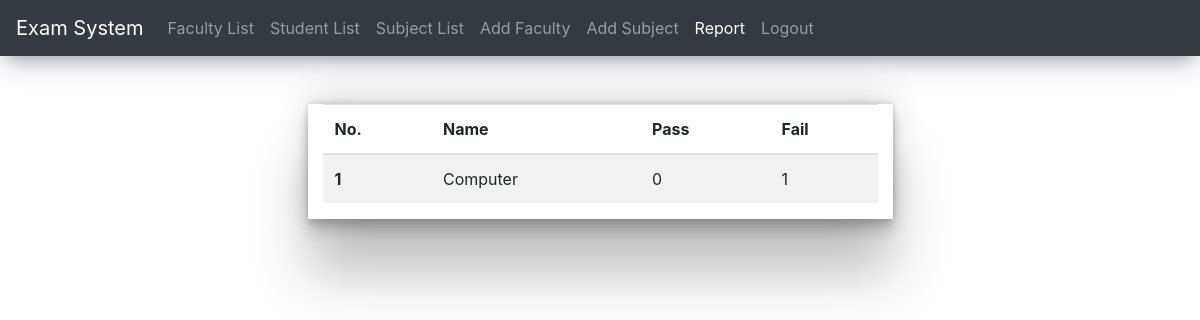
/report.php, run on an earlier commit of the app's database.
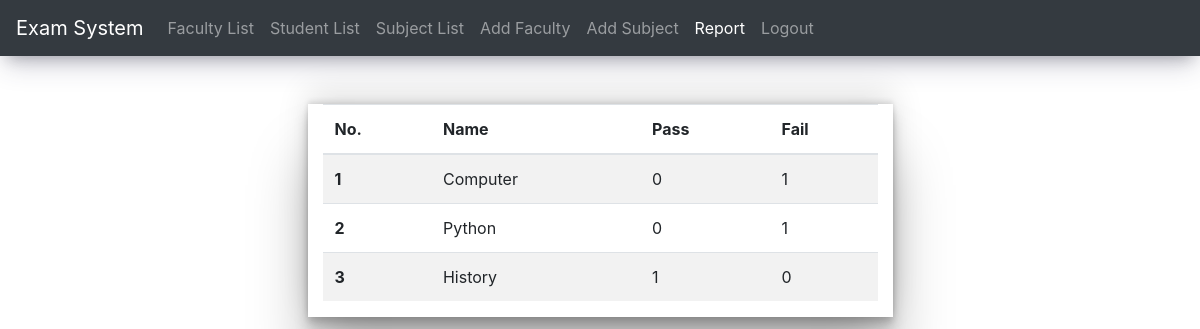
And on a later commit of the database.
### tables this page shows
CREATE TABLE `exan` (
  `exam_id` int(11) NOT NULL,
  `name` varchar(255) DEFAULT NULL,
  `statuss` varchar(255) DEFAULT NULL,
  `mcq` int(11) DEFAULT NULL,
  `saq` int(11) DEFAULT NULL,
  `sub_id` int(11) DEFAULT NULL
);

### report.php (the view, shortened to what this page needs)
<?php
require("conn.php");
$exam="SELECT * from exan";
$ex_res=mysqli_query($con,$exam) or die(mysqli_error($con));
?>
<!DOCTYPE html>
<html>
<head>
	<link rel="stylesheet" href="https://cdn.jsdelivr.net/npm/bootstrap@4.0.0/dist/css/bootstrap.min.css">
</head>
<body>
<nav class="navbar navbar-expand-lg navbar-dark bg-dark">
  <a class="navbar-brand" href="#">Exam System</a>
  <div class="collapse navbar-collapse" id="navbarNav">
    <ul class="navbar-nav">
      <li class="nav-item ">
        <a class="nav-link" href="coe_dash.php">Faculty List</a>
      </li>
      <li class="nav-item">
        <a class="nav-link" href="student_list.php">Student List</a>
      </li>
      <li class="nav-item">
        <a class="nav-link" href="sub_list.php">Subject List</a>
      </li>
      <li class="nav-item">
        <a class="nav-link" href="add_fac.php">Add Faculty</a>
      </li>
      <li class="nav-item">
        <a class="nav-link" href="add_sub.php">Add Subject</a>
      </li>
      <li class="nav-item active">
        <a class="nav-link" href="report.php">Report</a>
      </li>
      <li class="nav-item">
        <a class="nav-link" href="logout.php">Logout</a>
      </li>
    </ul>
  </div>
</nav>
<div class="container-fluid">
    <div class="container col-md-6 mt-5">
    <table class="table table-striped">
  <thead>
    <tr>
      <th scope="col">No.</th>
      <th scope="col">Name</th>
      <th scope="col">Pass</th>
      <th scope="col">Fail</th>
    </tr>
  </thead>
  <tbody>
    <?php $i=1;
    while($row=mysqli_fetch_array($ex_res)){
        $e_id=$row['exam_id'];
        $pass="SELECT COUNT(*) as cnt from user_ans where stat='check' and score>10 and e_id='$e_id'";
        $fail="SELECT COUNT(*) as cnt from user_ans where stat='check' and score<10 and e_id='$e_id'";
        $pass_res=mysqli_query($con,$pass) or die(mysqli_error($con));
        $fail_res=mysqli_query($con,$fail) or die(mysqli_error($con));
      echo '<tr>
      <th scope="row">'.$i.'</th>
      <td>'.$row['name'].'</td>
      <td>'.mysqli_fetch_array($pass_res)['cnt'].'</td>
      <td>'.mysqli_fetch_array($fail_res)['cnt'].'</td>
    </tr>';
    $i++;
    }
    ?>
  </tbody>
</table>
    </div>
</div>
</body>
</html>

What changed in the data, as far as the page shows it:
added exan: name "Python", cnt "0", cnt "1"
added exan: name "History", cnt "1", cnt "0"
